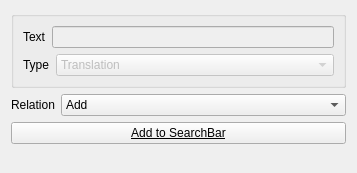
       <widget class="QWidget" name="page_3">
        <property name="geometry">
         <rect>
          <x>0</x>
          <y>0</y>
          <width>357</width>
          <height>173</height>
         </rect>
        </property>
        <attribute name="label">
         <string>Translation Text Search</string>
        </attribute>
        <layout class="QVBoxLayout" name="verticalLayout_24">
         <item>
          <widget class="QGroupBox" name="groupBox_13">
           <property name="title">
            <string/>
           </property>
           <property name="flat">
            <bool>false</bool>
           </property>
           <layout class="QVBoxLayout" name="verticalLayout_23">
            <item>
             <layout class="QHBoxLayout" name="horizontalLayout_38">
              <item>
               <widget class="QLabel" name="label_36">
                <property name="text">
                 <string>Text</string>
                </property>
                <property name="buddy">
                 <cstring>o_word_root</cstring>
                </property>
               </widget>
              </item>
              <item>
               <widget class="QLineEdit" name="o_word_root_2">
                <property name="enabled">
                 <bool>false</bool>
                </property>
               </widget>
              </item>
             </layout>
            </item>
            <item>
             <layout class="QHBoxLayout" name="horizontalLayout_39">
              <item>
               <widget class="QLabel" name="label_37">
                <property name="sizePolicy">
                 <sizepolicy hsizetype="Fixed" vsizetype="Preferred">
                  <horstretch>0</horstretch>
                  <verstretch>0</verstretch>
                 </sizepolicy>
                </property>
                <property name="text">
                 <string>Type</string>
                </property>
                <property name="buddy">
                 <cstring>o_word_type</cstring>
                </property>
               </widget>
              </item>
              <item>
               <widget class="QComboBox" name="o_word_type_2">
                <property name="enabled">
                 <bool>false</bool>
                </property>
                <item>
                 <property name="text">
                  <string>Translation</string>
                 </property>
                </item>
                <item>
                 <property name="text">
                  <string/>
                 </property>
                </item>
                <item>
                 <property name="text">
                  <string/>
                 </property>
                </item>
               </widget>
              </item>
             </layout>
            </item>
           </layout>
          </widget>
         </item>
         <item>
          <layout class="QHBoxLayout" name="horizontalLayout_49">
           <item>
            <widget class="QLabel" name="label_46">
             <property name="sizePolicy">
              <sizepolicy hsizetype="Fixed" vsizetype="Preferred">
               <horstretch>0</horstretch>
               <verstretch>0</verstretch>
              </sizepolicy>
             </property>
             <property name="text">
              <string>Relation</string>
             </property>
            </widget>
           </item>
           <item>
            <widget class="QComboBox" name="o_relation_word_2">
             <item>
              <property name="text">
               <string>Add</string>
              </property>
             </item>
             <item>
              <property name="text">
               <string>Replace</string>
              </property>
             </item>
             <item>
              <property name="text">
               <string>(OR)</string>
              </property>
             </item>
             <item>
              <property name="text">
               <string>(AND)</string>
              </property>
             </item>
             <item>
              <property name="text">
               <string>(ANDNOT)</string>
              </property>
             </item>
            </widget>
           </item>
          </layout>
         </item>
         <item>
          <widget class="QPushButton" name="o_add2query_translationsearch">
           <property name="font">
            <font>
             <weight>50</weight>
             <bold>false</bold>
             <underline>true</underline>
             <strikeout>false</strikeout>
             <kerning>false</kerning>
            </font>
           </property>
           <property name="cursor">
            <cursorShape>PointingHandCursor</cursorShape>
           </property>
           <property name="text">
            <string>Add to SearchBar</string>
           </property>
           <property name="icon">
            <iconset resource="../resources/main.qrc">
             <normaloff>:/resources/up-16.png</normaloff>:/resources/up-16.png</iconset>
           </property>
          </widget>
         </item>
         <item>
          <spacer name="verticalSpacer_5">
           <property name="orientation">
            <enum>Qt::Vertical</enum>
           </property>
           <property name="sizeHint" stdset="0">
            <size>
             <width>20</width>
             <height>40</height>
            </size>
           </property>
          </spacer>
         </item>
        </layout>
       </widget>
